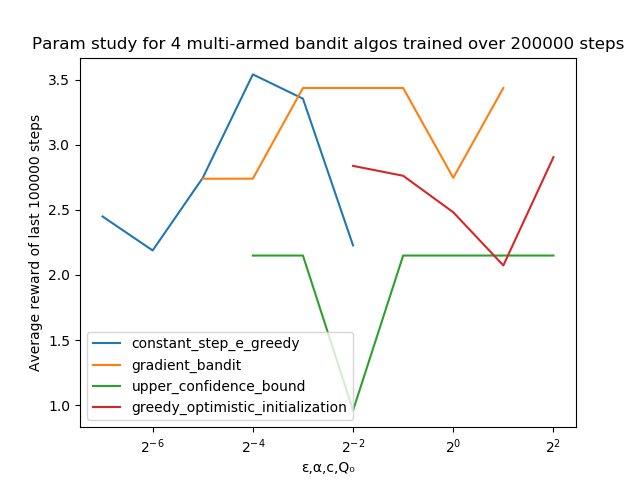

Generate this figure with Python:
import matplotlib.pyplot as plt
import numpy as np
import numpy.random as rnd
import time
import sys

def walk_q_values(q_values, random_walk_mu=0.0,random_walk_sig=0.01):
    for index, value in enumerate(q_values):
        walk_amount = rnd.normal(random_walk_mu, random_walk_sig)
        q_values[index] += walk_amount

def select_action_e_greedy(q_estimates, epsilon):

    greedy_action_index = q_estimates.argmax()

    if rnd.random()<epsilon:
        non_greedy_options = list(range(0,len(q_estimates)))
        del non_greedy_options[greedy_action_index]
        return rnd.choice(non_greedy_options)
    else:
        return greedy_action_index

def select_action_gradient_bandit(action_preferences):

    #softmax over the action_preferences
    action_probabilities = np.exp(action_preferences)/np.sum(np.exp(action_preferences),axis=0)

    return np.random.choice(list(range(0,len(action_preferences))),p=action_probabilities)

def select_action_ucb(q_estimates, exploration_constant, action_select_count, curr_time_step):

    potential_uncertainty = exploration_constant*np.sqrt(np.log(curr_time_step+1)/(action_select_count + 0.0001)) #adding a small number to action count to simplify div-by-0 logic
    ucb_augmented_q_vals = q_estimates + potential_uncertainty

    return ucb_augmented_q_vals.argmax()

def select_action_greedy(q_estimates):

    return q_estimates.argmax()

def update_estimates(q_estimates,action, reward,learning_rate=0.1):
    q_estimates[action] = q_estimates[action]+learning_rate*(reward-q_estimates[action])

def update_preferences(action_preferences, action, reward, reward_baseline, learning_rate):

    #softmax over the action_preferences
    action_probabilities = np.exp(action_preferences)/np.sum(np.exp(action_preferences),axis=0)

    non_selected_actions = list(range(0,len(action_preferences)))
    del non_selected_actions[action]

    #update preference of selected_action
    action_preferences[action] = action_preferences[action] + learning_rate*(reward-reward_baseline)*(1-action_probabilities[action])

    #update preference of non-selected actions
    for non_selected_action in non_selected_actions:
        action_preferences[non_selected_action] = action_preferences[non_selected_action] - learning_rate*(reward-reward_baseline)*action_probabilities[action]

def generate_param_range(start, end, base=2):
    param_list = []
    next_entry = start

    while next_entry<=end:
        param_list.append(next_entry)
        next_entry = next_entry*base

    return param_list


def train_agent(run_type,parameter_range,total_steps,threshold_to_count_results):

    results = []

    seed = rnd.randint(sys.maxsize)

    action_chain = []
    for parameter in parameter_range:
        rnd.seed(seed)
        result = 0.0
        reward_baseline_gradient_bandit = 0.0

        initial_q_value = 0.0
        q_values = np.full((10),initial_q_value)

        initial_selection_values = 0.0
        if run_type=='greedy_optimistic_initialization':
            initial_selection_values = parameter

        selection_values = np.full((10),initial_selection_values)

        #count for number of times action has been selected
        action_select_count = np.full((10),0)

        curr_step = 0

        old_action_chain = action_chain
        action_chain = []


        while curr_step<total_steps:

            action = -1 #if run_type not accounted for, will be inaccurate
            if run_type == 'constant_step_e_greedy':
                action = select_action_e_greedy(selection_values, parameter)

            elif run_type == 'gradient_bandit':
                action = select_action_gradient_bandit(selection_values)

            elif run_type == 'upper_confidence_bound':
                action = select_action_ucb(selection_values, parameter, action_select_count, curr_step)
                action_select_count[action] += 1

            elif run_type == 'greedy_optimistic_initialization':
                action = select_action_greedy(selection_values)

            reward = q_values[action]
            action_chain.append(action)

            if curr_step>=threshold_to_count_results:
                result = (result*curr_step + reward)/(curr_step+1)
            reward_baseline_gradient_bandit = (reward_baseline_gradient_bandit*curr_step + reward)/(curr_step+1)

            walk_q_values(q_values)

            if run_type == 'gradient_bandit':
                update_preferences(selection_values,action, reward, reward_baseline_gradient_bandit, parameter)

            elif run_type=='constant_step_e_greedy' or run_type=='greedy_optimistic_initialization' or run_type=='upper_confidence_bound':
                update_estimates(selection_values, action, reward)

            curr_step += 1

        if action_chain == old_action_chain:
            print('you took the exact same actions this time')
        print('and your selection_vals were: ', ','.join(map(str,selection_values.tolist())))

        results.append(result)

    return results

def plot(run_types,parameter_ranges,results):

    fig, ax = plt.subplots()
    ax.set_xscale('log',basex=2)

    for run_type in run_types:
        ax.plot(parameter_ranges[run_type],results[run_type])

    plt.title('Param study for 4 multi-armed bandit algos trained over {0} steps'.format(total_steps))
    plt.legend(run_types)
    plt.xlabel(u'\u03B5'+','+u'\u03B1'+',c,Q'+u'\u2080')
    plt.ylabel('Average reward of last {0} steps'.format(threshold_to_count_results))

    plt.savefig('2_9_parameter_study.png')
    plt.show()


if __name__ == "__main__":

    total_steps = 200000
    threshold_to_count_results = 100000#100000

    run_types = [
        'constant_step_e_greedy',
        'gradient_bandit',
        'upper_confidence_bound',
        'greedy_optimistic_initialization'
    ]

    parameter_ranges = {
        #varying eps
        'constant_step_e_greedy': generate_param_range(1/128,1/4,2),
        #varying alpha
        'gradient_bandit': generate_param_range(1/32,2,2),
        #varying c
        'upper_confidence_bound': generate_param_range(1/16,4,2),
        #varying initial q vals
        'greedy_optimistic_initialization': generate_param_range(1/4,4,2)
    }

    results = {}

    for run_type in run_types:
        print('collecting results for: ' +run_type)
        start_time = time.time()
        results[run_type] = train_agent(run_type,parameter_ranges[run_type],total_steps,threshold_to_count_results)
        print("--- %.6s seconds for %s ---" % (time.time()-start_time,run_type))

    plot(run_types,parameter_ranges,results)
